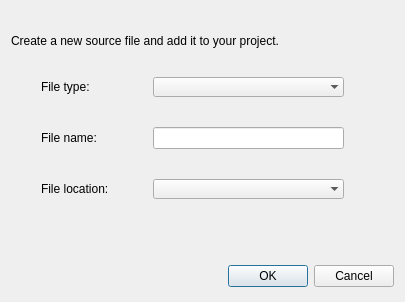
<?xml version="1.0" encoding="UTF-8"?>
<ui version="4.0">
 <class>createFileDialog</class>
 <widget class="QDialog" name="createFileDialog">
  <property name="geometry">
   <rect>
    <x>0</x>
    <y>0</y>
    <width>405</width>
    <height>302</height>
   </rect>
  </property>
  <property name="windowTitle">
   <string>Dialog</string>
  </property>
  <layout class="QVBoxLayout" name="verticalLayout_2" stretch="10,60,10,20">
   <property name="bottomMargin">
    <number>15</number>
   </property>
   <item>
    <widget class="QLabel" name="m_labelDetailed">
     <property name="text">
      <string>Create a new source file and add it to your project.</string>
     </property>
     <property name="wordWrap">
      <bool>true</bool>
     </property>
    </widget>
   </item>
   <item>
    <layout class="QVBoxLayout" name="verticalLayout" stretch="40,20,40">
     <property name="spacing">
      <number>30</number>
     </property>
     <property name="leftMargin">
      <number>30</number>
     </property>
     <property name="rightMargin">
      <number>50</number>
     </property>
     <item>
      <layout class="QHBoxLayout" name="horizontalLayout_2" stretch="30,70">
       <item>
        <widget class="QLabel" name="m_labelFileType">
         <property name="text">
          <string>File type:</string>
         </property>
         <property name="buddy">
          <cstring>m_comboxFileType</cstring>
         </property>
        </widget>
       </item>
       <item>
        <widget class="QComboBox" name="m_comboxFileType">
         <property name="insertPolicy">
          <enum>QComboBox::InsertAtCurrent</enum>
         </property>
         <property name="sizeAdjustPolicy">
          <enum>QComboBox::AdjustToContents</enum>
         </property>
         <property name="iconSize">
          <size>
           <width>32</width>
           <height>32</height>
          </size>
         </property>
         <property name="frame">
          <bool>false</bool>
         </property>
        </widget>
       </item>
      </layout>
     </item>
     <item>
      <layout class="QHBoxLayout" name="horizontalLayout_3" stretch="30,70">
       <item>
        <widget class="QLabel" name="m_labelFileName">
         <property name="text">
          <string>File name:</string>
         </property>
         <property name="buddy">
          <cstring>m_lineEditFileName</cstring>
         </property>
        </widget>
       </item>
       <item>
        <widget class="QLineEdit" name="m_lineEditFileName"/>
       </item>
      </layout>
     </item>
     <item>
      <layout class="QHBoxLayout" name="horizontalLayout_4" stretch="30,70">
       <item>
        <widget class="QLabel" name="m_labelFileLocation">
         <property name="text">
          <string>File location:</string>
         </property>
         <property name="buddy">
          <cstring>m_comboxFileLocation</cstring>
         </property>
        </widget>
       </item>
       <item>
        <widget class="QComboBox" name="m_comboxFileLocation">
         <property name="insertPolicy">
          <enum>QComboBox::InsertAtCurrent</enum>
         </property>
         <property name="sizeAdjustPolicy">
          <enum>QComboBox::AdjustToContents</enum>
         </property>
         <property name="iconSize">
          <size>
           <width>32</width>
           <height>32</height>
          </size>
         </property>
         <property name="frame">
          <bool>false</bool>
         </property>
        </widget>
       </item>
      </layout>
     </item>
    </layout>
   </item>
   <item>
    <spacer name="verticalSpacer">
     <property name="orientation">
      <enum>Qt::Vertical</enum>
     </property>
     <property name="sizeHint" stdset="0">
      <size>
       <width>20</width>
       <height>24</height>
      </size>
     </property>
    </spacer>
   </item>
   <item>
    <layout class="QHBoxLayout" name="horizontalLayout">
     <item>
      <spacer name="horizontalSpacer">
       <property name="orientation">
        <enum>Qt::Horizontal</enum>
       </property>
       <property name="sizeHint" stdset="0">
        <size>
         <width>40</width>
         <height>20</height>
        </size>
       </property>
      </spacer>
     </item>
     <item>
      <widget class="QPushButton" name="m_pushBtnOK">
       <property name="text">
        <string>OK</string>
       </property>
      </widget>
     </item>
     <item>
      <widget class="QPushButton" name="m_pushBtnCancel">
       <property name="text">
        <string>Cancel</string>
       </property>
      </widget>
     </item>
    </layout>
   </item>
  </layout>
 </widget>
 <resources/>
 <connections/>
</ui>
